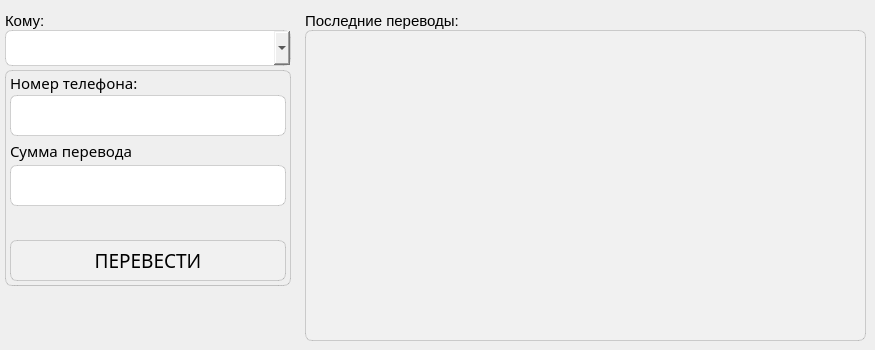
    <widget class="QWidget" name="tab_perevod">
     <attribute name="title">
      <string>Платежи и переводы</string>
     </attribute>
     <widget class="QFrame" name="SBP">
      <property name="geometry">
       <rect>
        <x>5</x>
        <y>70</y>
        <width>286</width>
        <height>216</height>
       </rect>
      </property>
      <property name="styleSheet">
       <string notr="true">border-radius: 7px; 
border: 1px solid rgba(0,0,0,40);
border-radius: 7px;</string>
      </property>
      <property name="frameShape">
       <enum>QFrame::StyledPanel</enum>
      </property>
      <property name="frameShadow">
       <enum>QFrame::Raised</enum>
      </property>
      <widget class="QLabel" name="sbp_error">
       <property name="geometry">
        <rect>
         <x>10</x>
         <y>140</y>
         <width>271</width>
         <height>26</height>
        </rect>
       </property>
       <property name="styleSheet">
        <string notr="true">color: red;
font-size: 11pt;
background-color: none;
border: none;
font-family: Neo Sans Pro;</string>
       </property>
       <property name="text">
        <string/>
       </property>
      </widget>
      <widget class="QPushButton" name="sbp_contbtn">
       <property name="geometry">
        <rect>
         <x>5</x>
         <y>170</y>
         <width>276</width>
         <height>41</height>
        </rect>
       </property>
       <property name="styleSheet">
        <string notr="true">font-size: 14pt;
font-family: Neo Sans Pro Bold;
background-color: rgba(255, 255, 255, 30); 
border: 1px solid rgba(0,0,0,40);
border-radius: 7px;
</string>
       </property>
       <property name="text">
        <string>ПЕРЕВЕСТИ</string>
       </property>
      </widget>
      <widget class="QLineEdit" name="per_summa">
       <property name="geometry">
        <rect>
         <x>5</x>
         <y>95</y>
         <width>276</width>
         <height>41</height>
        </rect>
       </property>
       <property name="styleSheet">
        <string notr="true">font-family: Neo Sans Pro;
font-size: 17px</string>
       </property>
       <property name="text">
        <string/>
       </property>
       <property name="echoMode">
        <enum>QLineEdit::Normal</enum>
       </property>
      </widget>
      <widget class="QLabel" name="per_summalab">
       <property name="geometry">
        <rect>
         <x>5</x>
         <y>60</y>
         <width>281</width>
         <height>41</height>
        </rect>
       </property>
       <property name="styleSheet">
        <string notr="true">font-size: 11pt;
background-color: none;
border: none;
font-family: Neo Sans Pro;</string>
       </property>
       <property name="text">
        <string>Сумма перевода</string>
       </property>
      </widget>
      <widget class="QLineEdit" name="per_numtel">
       <property name="geometry">
        <rect>
         <x>5</x>
         <y>25</y>
         <width>276</width>
         <height>41</height>
        </rect>
       </property>
       <property name="styleSheet">
        <string notr="true">font-family: Neo Sans Pro;
font-size: 17px</string>
       </property>
       <property name="text">
        <string/>
       </property>
       <property name="echoMode">
        <enum>QLineEdit::Normal</enum>
       </property>
      </widget>
      <widget class="QLabel" name="per_numtelab">
       <property name="geometry">
        <rect>
         <x>5</x>
         <y>-5</y>
         <width>271</width>
         <height>36</height>
        </rect>
       </property>
       <property name="styleSheet">
        <string notr="true">font-size: 11pt;
background-color: none;
border: none;
font-family: Neo Sans Pro;</string>
       </property>
       <property name="text">
        <string>Номер телефона:</string>
       </property>
      </widget>
      <widget class="QComboBox" name="blago">
       <property name="geometry">
        <rect>
         <x>5</x>
         <y>215</y>
         <width>276</width>
         <height>41</height>
        </rect>
       </property>
       <property name="styleSheet">
        <string notr="true">font-size: 11pt;
border: 1px solid rgba(0,0,0,40);
border-radius: 7px;
font: Bold;</string>
       </property>
       <item>
        <property name="text">
         <string>Вера</string>
        </property>
       </item>
       <item>
        <property name="text">
         <string>Альцрус</string>
        </property>
       </item>
       <item>
        <property name="text">
         <string>Подари жизнь</string>
        </property>
       </item>
       <item>
        <property name="text">
         <string>Дом с маяком</string>
        </property>
       </item>
       <item>
        <property name="text">
         <string>Новый дом</string>
        </property>
       </item>
       <item>
        <property name="text">
         <string>Детский мир</string>
        </property>
       </item>
      </widget>
     </widget>
     <widget class="QComboBox" name="perevodkomy">
      <property name="geometry">
       <rect>
        <x>5</x>
        <y>30</y>
        <width>286</width>
        <height>36</height>
       </rect>
      </property>
      <property name="styleSheet">
       <string notr="true">font-size: 11pt;
border: 1px solid rgba(0,0,0,40);
border-radius: 7px;
font: Bold;</string>
      </property>
      <item>
       <property name="text">
        <string/>
       </property>
      </item>
      <item>
       <property name="text">
        <string>СБП</string>
       </property>
      </item>
      <item>
       <property name="text">
        <string>Мобильная связь</string>
       </property>
      </item>
      <item>
       <property name="text">
        <string>Транспортная карта</string>
       </property>
      </item>
      <item>
       <property name="text">
        <string>Благотворительность</string>
       </property>
      </item>
     </widget>
     <widget class="QLabel" name="label_14">
      <property name="geometry">
       <rect>
        <x>5</x>
        <y>0</y>
        <width>271</width>
        <height>41</height>
       </rect>
      </property>
      <property name="styleSheet">
       <string notr="true">font-size: 11pt;
background-color: none;
border: none;</string>
      </property>
      <property name="text">
       <string>Кому:</string>
      </property>
     </widget>
     <widget class="QTableWidget" name="perevod_wid">
      <property name="geometry">
       <rect>
        <x>305</x>
        <y>30</y>
        <width>561</width>
        <height>311</height>
       </rect>
      </property>
      <property name="styleSheet">
       <string notr="true">background-color: rgba(255, 255, 255, 30); 
border: 1px solid rgba(0,0,0,40);
border-radius: 7px;</string>
      </property>
     </widget>
     <widget class="QLabel" name="label_18">
      <property name="geometry">
       <rect>
        <x>305</x>
        <y>0</y>
        <width>271</width>
        <height>41</height>
       </rect>
      </property>
      <property name="styleSheet">
       <string notr="true">font-size: 11pt;
background-color: none;
border: none;</string>
      </property>
      <property name="text">
       <string>Последние переводы:</string>
      </property>
     </widget>
    </widget>
